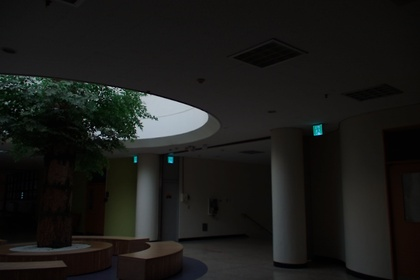
%> input picture a1.jpg, 420 x 280 px, shrunk from 2450 x 1634 before the run
$ octave test.m   (GNU Octave 9; MATLAB toolbox functions it lacks are replaced by stand-ins)
%> lines starting %> are read from the running program, lines starting %| are printed output that depends on the picture
### matchfeature.m
%% Matching points using Matlab functions
cimg1 = imread('a1.jpg');
%> cimg1 is the input picture: size 280x420x3 uint8; mean R, G, B 26.6, 26.7, 24.5
cimg2 = imread('a2.jpg');
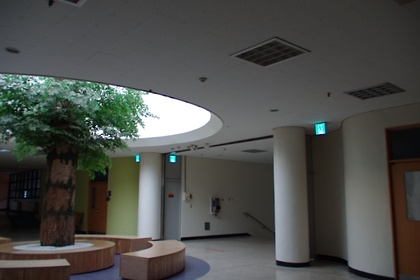
%> input picture a2.jpg, 420 x 280 px, shrunk from 2450 x 1634 before the run
%> cimg2 is the input picture: size 280x420x3 uint8; mean R, G, B 76.5, 77.6, 74.5
% cimg1 = imread('canny_a1.jpg');
% cimg2 = imread('canny_a2.jpg');

img1 = rgb2gray(cimg1);
img2 = rgb2gray(cimg2);
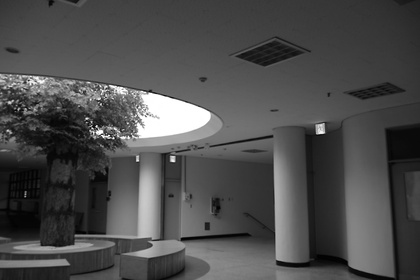
%> img2: size 280x420 uint8; min 0, max 255, mean 76.9

%> the run ends on the next line
Feature_points1 = detectSURFFeatures(img1);
Feature_points2 = detectSURFFeatures(img2);

[Features1, Feature_points1] = extractFeatures(img1, Feature_points1);
[Features2, Feature_points2] = extractFeatures(img2, Feature_points2);

Pairs = matchFeatures(Features1, Features2);

Matched_points1 = Feature_points1(Pairs(:, 1), :);
Matched_points2 = Feature_points2(Pairs(:, 2), :);
Num_mp = Matched_points1.size(1);
disp(sprintf('%d points are matched!', Num_mp))

%% Get Fundamental Matrix

%homogeneous coordinates
mph1 = double([Matched_points1.Location, ones(Matched_points1.size)]);
mph2 = double([Matched_points2.Location, ones(Matched_points2.size)]);

%figure pos
Fig = figure(1);
set(Fig, 'Position', [500 100 960 1150])


% show Matched points
subplot(1,2,[1 2]);
showMatchedFeatures(cimg1, cimg2, Matched_points1, Matched_points2, 'montage');
title('Putatively Matched Points (Including Outliers)');

% [60 lines of commented-out code are left out]

### test.m
matchfeature % feature 찾기
